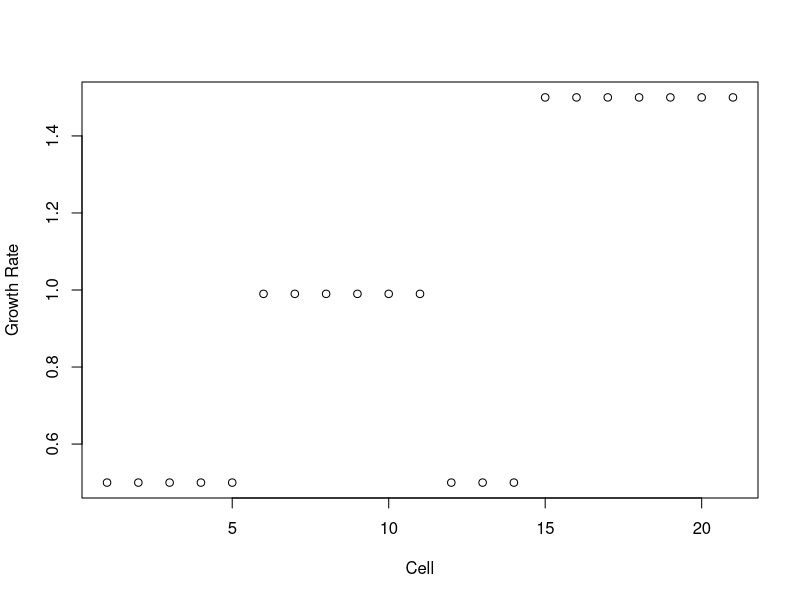

Write R code to recreate this figure. (Note: this script raises an error after producing the figure.)
# Spatial Variation

# In this R script we will be exploring growth dynamics when there is spatial variation

# PART I: 1D growth dynamics

#parameter definitions
nParticles <- 100 # initial number of particles
nCells <- 21 #number of cells
lRate <- 0.1 # probability of a particle moving to the left
rRate <- 0.1 # probability of a particle moving to the right
tMax <- 20 # number of time points

# First, create a vector with the growth value that is supported at each location 
spGrowth <- c(rep(0.5, 5), rep(0.99, 6), rep(0.5, 3), rep(1.5, 7))
# Visualize the growth rate values over space
plot(spGrowth, xlab = "Cell", ylab = "Growth Rate")

# define a data frame to record the dynamics of the particles in the cells (columns) over time (rows)
spGrowthDF <- data.frame(matrix(NA,nrow = tMax, ncol = nCells))
spGrowthDF[1,] <- 0 #initialize all cells at zero
spGrowthDF[1,ceiling(nCells/2)] <- nParticles #put all particles in the middle

# helper functions for moving particles
nMoving <- function(i) {
  rbinom(1, i, lRate)
}

nMovingLeft <- function(i) {
  rbinom(1, i, lRate/(lRate + rRate))
}

# Do the same simulation as in the previous script, but this time growth depends on space
for (t in 2:tMax) {
  growth_vals <- ceiling(growthDF[t-1,]*spGrowth)
  nMovingT <- sapply(growth_vals, nMoving)
  nMovingLeftT <- sapply(nMovingT, nMovingLeft)
  nMovingRightT <- nMovingT - nMovingLeftT
  
  #enforce boundaries
  nMovingRightT[1] <- nMovingRightT[1] + nMovingLeftT[1]
  nMovingLeftT[1] <- 0
  
  nMovingLeftT[nCells] <- nMovingRightT[nCells] + nMovingLeftT[nCells]
  nMovingRightT[nCells] <- 0
  
  #define the particles at the next time point
  growthDF[t, ] <- growth_vals - nMovingT + c(tail(nMovingLeftT, -1),0) + c(0, head(nMovingRightT, -1))
}


#plot the distributions over time
cVec <- seq(1:nCells)

plot_dist <- function(DF, rowN){
  points(as.numeric(DF[rowN,]), pch = 16)
  lines(as.numeric(DF[rowN,]), type = "l")
}

par(mar=c(5, 4, 4, 6) + 0.1)


plot(spGrowth, xlab="", ylab="", 
     axes=FALSE, type="b", col="red")
mtext("Growth Rate",side=4,col="red",line=4) 
axis(4, ylim=c(0,2), col="red",col.axis="red",las=1)

axis(1,pretty(range(cVec),21))
mtext("Location",side=1,col="black",line=2.5) 

par(new=TRUE)

plot(as.numeric(growthDF[1,]), pch = 16, xlab = "", ylab = "", axes=FALSE)
lines(as.numeric(growthDF[1,]), type = "l")
mtext("Number of Individuals",side=2,col="black",line=2.5) 
axis(2, ylim=c(0,150),col="black",las=1)


# plot the change in distribution over time

for (i in 1:20) {
  Sys.sleep(0.5)
  plot_dist(growthDF, i)
}

# Questions to discuss (this is part 3 of homework):
# (i) What is your interpretation of the spatial variation in the model set up? (for instance is the population growing at it's initial condition, will movement increase or decrease growth?)
# (ii) For the initial growth conditions we defined (spGrowth), what do you expect the distribution to look like over time?  
# (iii) What is the probability that any particle or its descendants makes it to the "high growth" region (cell 15)? How does this depend on lRate and rRate? (hint: this is equivalent to starting with nParticles = 1)
# (iv) What happens if the rate of movement (lRate and rRate) are decreased?

# Part 4: Predator-Prey dynamics:

# Part 4: Predator-prey dynamics in space

# helper functions for moving particles
nMoving_prey <- function(i) {
  rbinom(1, i, dPrey)
}

nMovingLeft <- function(i) {
  rbinom(1, i, 0.5)
}

nMoving_pred <- function(i) {
  rbinom(1, i, dPred)
}




# parameter definitions:
nPrey <- 100 # initial number of prey
nPred <- 8
dPrey <- 0.5 # probability of a particle moving to the left
dPred <- 0.3 # probability of a particle moving to the right

# Vector of growth values for prey at each location
spPreyGrowth <- c(rep(0.5, 5), rep(0.99, 6), rep(0.5, 3), rep(1.5, 7))
# Visualize the growth rate values over space
plot(spPreyGrowth, xlab = "Cell", ylab = "Growth Rate")
predRate <- 0.05
predGrowth <- 0.001
predDeath <- 0.02

nCells <- 21 #number of cells
tMax <- 20 # number of time points

#create two different data frames, one for the prey, one for the predator
preyDF <- data.frame(matrix(NA,nrow = tMax, ncol = nCells))
preyDF[1,] <- 0 #initialize all cells at zero
preyDF[1,ceiling(nCells/2)] <- nPrey #put all prey in the middle

predDF <- data.frame(matrix(NA,nrow = tMax, ncol = nCells))
predDF[1,] <- 0 #initialize all cells at zero
predDF[1,ceiling(nCells/2)] <- nPred #put all prey in the middle

for (t in 2:tMax) {
  prey_vals <- ceiling(preyDF[t-1,]*spPreyGrowth) # prey intrinsic growth
  prey_caught <-prey_vals*predDF[t-1,]*predRate #prey death due to predation
  prey_vals <- ceiling(prey_vals - prey_caught) # factor in death due to predation
  
  
  pred_vals <- ceiling(predDF[t-1,]*(1-predDeath)) #intrinsic death rate for predator
  pred_growth <- preyDF[t-1,]*predDF[t-1,]*predGrowth
  pred_vals <- ceiling(pred_vals + pred_growth)
  
  #movement of predator and prey
  nMovingPrey <- sapply(prey_vals, nMoving_prey)
  nMovingLeftPrey <- sapply(nMovingPrey, nMovingLeft)
  nMovingRightPrey <- nMovingPrey - nMovingLeftPrey
  
  nMovingPred <- sapply(pred_vals, nMoving_pred)
  nMovingLeftPred <- sapply(nMovingPred, nMovingLeft)
  nMovingRightPred <- nMovingPred - nMovingLeftPred
  
  #enforce boundaries
  # prey
  nMovingRightPrey[1] <- nMovingRightPrey[1] + nMovingLeftPrey[1]
  nMovingLeftPrey[1] <- 0
  
  nMovingLeftPrey[nCells] <- nMovingRightPrey[nCells] + nMovingLeftPrey[nCells]
  nMovingRightPrey[nCells] <- 0
  
  # predators
  nMovingRightPred[1] <- nMovingRightPred[1] + nMovingLeftPred[1]
  nMovingLeftPred[1] <- 0
  
  nMovingLeftPred[nCells] <- nMovingRightPred[nCells] + nMovingLeftPred[nCells]
  nMovingRightPred[nCells] <- 0
  
  #define the particles at the next time point
  preyDF[t, ] <- prey_vals - nMovingPrey + c(tail(nMovingLeftPrey, -1),0) + c(0, head(nMovingRightPrey, -1))
  predDF[t, ] <- pred_vals - nMovingPred + c(tail(nMovingLeftPred, -1),0) + c(0, head(nMovingRightPred, -1))
}


#plot the distributions over time
cVec <- seq(1:nCells)

plot_dist <- function(DF, rowN){
  points(as.numeric(DF[rowN,]), pch = 16)
  lines(as.numeric(DF[rowN,]), type = "l")
}

par(mar=c(5, 4, 4, 6) + 0.1)


plot(spPreyGrowth, xlab="", ylab="", 
     axes=FALSE, type="b", col="red")
mtext("Growth Rate",side=4,col="red",line=4) 
axis(4, ylim=c(0,2), col="red",col.axis="red",las=1)

axis(1,pretty(range(cVec),21))
mtext("Location",side=1,col="black",line=2.5) 

par(new=TRUE)
plot(as.numeric(preyDF[1,]), pch = 16, col = "blue", xlab = "", ylab = "", axes = FALSE)
lines(as.numeric(preyDF[1,]), type = "l", col = "blue")

points(as.numeric(predDF[1,]), pch = 16, xlab = "", ylab = "")
lines(as.numeric(predDF[1,]), type = "l")

mtext("Number of Individuals",side=2, col="black",line=2.5) 
axis(2, ylim=c(0,150),col="black",las=1)


# plot the change in distribution over time

for (i in 1:20) {
  Sys.sleep(0.5)
  plot_dist(preyDF, i)
  #plot_dist(predDF, i)
}

